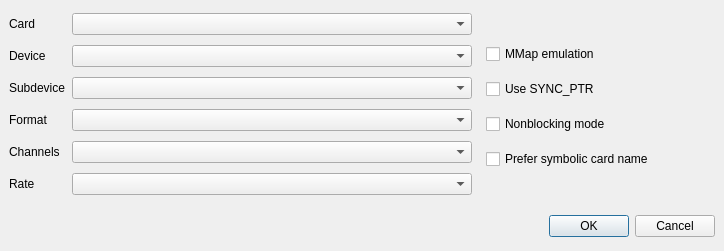
<?xml version="1.0" encoding="UTF-8"?>
<ui version="4.0">
 <class>ZHWDialog</class>
 <widget class="QDialog" name="ZHWDialog">
  <property name="geometry">
   <rect>
    <x>0</x>
    <y>0</y>
    <width>724</width>
    <height>251</height>
   </rect>
  </property>
  <property name="windowTitle">
   <string>HW device properties</string>
  </property>
  <layout class="QGridLayout" name="_2">
   <item row="0" column="1">
    <layout class="QVBoxLayout">
     <property name="spacing">
      <number>6</number>
     </property>
     <property name="leftMargin">
      <number>0</number>
     </property>
     <property name="topMargin">
      <number>0</number>
     </property>
     <property name="rightMargin">
      <number>0</number>
     </property>
     <property name="bottomMargin">
      <number>0</number>
     </property>
     <item>
      <spacer>
       <property name="orientation">
        <enum>Qt::Vertical</enum>
       </property>
       <property name="sizeHint" stdset="0">
        <size>
         <width>20</width>
         <height>40</height>
        </size>
       </property>
      </spacer>
     </item>
     <item>
      <layout class="QVBoxLayout">
       <property name="spacing">
        <number>15</number>
       </property>
       <property name="leftMargin">
        <number>8</number>
       </property>
       <property name="topMargin">
        <number>8</number>
       </property>
       <property name="rightMargin">
        <number>8</number>
       </property>
       <property name="bottomMargin">
        <number>8</number>
       </property>
       <item>
        <widget class="QCheckBox" name="alMMap">
         <property name="minimumSize">
          <size>
           <width>170</width>
           <height>0</height>
          </size>
         </property>
         <property name="maximumSize">
          <size>
           <width>170</width>
           <height>16777215</height>
          </size>
         </property>
         <property name="text">
          <string>MMap emulation</string>
         </property>
        </widget>
       </item>
       <item>
        <widget class="QCheckBox" name="alSyncPtr">
         <property name="text">
          <string>Use SYNC_PTR</string>
         </property>
        </widget>
       </item>
       <item>
        <widget class="QCheckBox" name="alNonblock">
         <property name="text">
          <string>Nonblocking mode</string>
         </property>
        </widget>
       </item>
       <item>
        <widget class="QCheckBox" name="alPreferSymbolicName">
         <property name="text">
          <string>Prefer symbolic card name</string>
         </property>
        </widget>
       </item>
      </layout>
     </item>
     <item>
      <spacer>
       <property name="orientation">
        <enum>Qt::Vertical</enum>
       </property>
       <property name="sizeHint" stdset="0">
        <size>
         <width>20</width>
         <height>40</height>
        </size>
       </property>
      </spacer>
     </item>
    </layout>
   </item>
   <item row="0" column="0">
    <layout class="QVBoxLayout">
     <property name="spacing">
      <number>6</number>
     </property>
     <property name="leftMargin">
      <number>0</number>
     </property>
     <property name="topMargin">
      <number>0</number>
     </property>
     <property name="rightMargin">
      <number>0</number>
     </property>
     <property name="bottomMargin">
      <number>0</number>
     </property>
     <item>
      <layout class="QHBoxLayout">
       <property name="spacing">
        <number>6</number>
       </property>
       <property name="leftMargin">
        <number>0</number>
       </property>
       <property name="topMargin">
        <number>0</number>
       </property>
       <property name="rightMargin">
        <number>0</number>
       </property>
       <property name="bottomMargin">
        <number>0</number>
       </property>
       <item>
        <widget class="QLabel" name="label">
         <property name="text">
          <string>Card</string>
         </property>
         <property name="buddy">
          <cstring>alCard</cstring>
         </property>
        </widget>
       </item>
       <item>
        <widget class="QComboBox" name="alCard">
         <property name="minimumSize">
          <size>
           <width>400</width>
           <height>0</height>
          </size>
         </property>
        </widget>
       </item>
      </layout>
     </item>
     <item>
      <layout class="QHBoxLayout">
       <property name="spacing">
        <number>6</number>
       </property>
       <property name="leftMargin">
        <number>0</number>
       </property>
       <property name="topMargin">
        <number>0</number>
       </property>
       <property name="rightMargin">
        <number>0</number>
       </property>
       <property name="bottomMargin">
        <number>0</number>
       </property>
       <item>
        <widget class="QLabel" name="label_2">
         <property name="text">
          <string>Device</string>
         </property>
         <property name="buddy">
          <cstring>alDevice</cstring>
         </property>
        </widget>
       </item>
       <item>
        <widget class="QComboBox" name="alDevice">
         <property name="minimumSize">
          <size>
           <width>400</width>
           <height>0</height>
          </size>
         </property>
        </widget>
       </item>
      </layout>
     </item>
     <item>
      <layout class="QHBoxLayout">
       <property name="spacing">
        <number>6</number>
       </property>
       <property name="leftMargin">
        <number>0</number>
       </property>
       <property name="topMargin">
        <number>0</number>
       </property>
       <property name="rightMargin">
        <number>0</number>
       </property>
       <property name="bottomMargin">
        <number>0</number>
       </property>
       <item>
        <widget class="QLabel" name="label_3">
         <property name="text">
          <string>Subdevice</string>
         </property>
         <property name="buddy">
          <cstring>alSubdevice</cstring>
         </property>
        </widget>
       </item>
       <item>
        <widget class="QComboBox" name="alSubdevice">
         <property name="minimumSize">
          <size>
           <width>400</width>
           <height>0</height>
          </size>
         </property>
        </widget>
       </item>
      </layout>
     </item>
     <item>
      <layout class="QHBoxLayout">
       <property name="spacing">
        <number>6</number>
       </property>
       <property name="leftMargin">
        <number>0</number>
       </property>
       <property name="topMargin">
        <number>0</number>
       </property>
       <property name="rightMargin">
        <number>0</number>
       </property>
       <property name="bottomMargin">
        <number>0</number>
       </property>
       <item>
        <widget class="QLabel" name="label_4">
         <property name="text">
          <string>Format</string>
         </property>
         <property name="buddy">
          <cstring>alFormat</cstring>
         </property>
        </widget>
       </item>
       <item>
        <widget class="QComboBox" name="alFormat">
         <property name="minimumSize">
          <size>
           <width>400</width>
           <height>0</height>
          </size>
         </property>
        </widget>
       </item>
      </layout>
     </item>
     <item>
      <layout class="QHBoxLayout">
       <property name="spacing">
        <number>6</number>
       </property>
       <property name="leftMargin">
        <number>0</number>
       </property>
       <property name="topMargin">
        <number>0</number>
       </property>
       <property name="rightMargin">
        <number>0</number>
       </property>
       <property name="bottomMargin">
        <number>0</number>
       </property>
       <item>
        <widget class="QLabel" name="label_5">
         <property name="text">
          <string>Channels</string>
         </property>
         <property name="buddy">
          <cstring>alChannels</cstring>
         </property>
        </widget>
       </item>
       <item>
        <widget class="QComboBox" name="alChannels">
         <property name="minimumSize">
          <size>
           <width>400</width>
           <height>0</height>
          </size>
         </property>
        </widget>
       </item>
      </layout>
     </item>
     <item>
      <layout class="QHBoxLayout">
       <property name="spacing">
        <number>6</number>
       </property>
       <property name="leftMargin">
        <number>0</number>
       </property>
       <property name="topMargin">
        <number>0</number>
       </property>
       <property name="rightMargin">
        <number>0</number>
       </property>
       <property name="bottomMargin">
        <number>0</number>
       </property>
       <item>
        <widget class="QLabel" name="label_6">
         <property name="text">
          <string>Rate</string>
         </property>
         <property name="buddy">
          <cstring>alRate</cstring>
         </property>
        </widget>
       </item>
       <item>
        <widget class="QComboBox" name="alRate">
         <property name="minimumSize">
          <size>
           <width>400</width>
           <height>0</height>
          </size>
         </property>
        </widget>
       </item>
      </layout>
     </item>
    </layout>
   </item>
   <item row="1" column="0" colspan="2">
    <layout class="QHBoxLayout">
     <property name="spacing">
      <number>6</number>
     </property>
     <property name="leftMargin">
      <number>0</number>
     </property>
     <property name="topMargin">
      <number>0</number>
     </property>
     <property name="rightMargin">
      <number>0</number>
     </property>
     <property name="bottomMargin">
      <number>0</number>
     </property>
     <item>
      <spacer>
       <property name="orientation">
        <enum>Qt::Horizontal</enum>
       </property>
       <property name="sizeHint" stdset="0">
        <size>
         <width>131</width>
         <height>31</height>
        </size>
       </property>
      </spacer>
     </item>
     <item>
      <widget class="QPushButton" name="okButton">
       <property name="text">
        <string>OK</string>
       </property>
      </widget>
     </item>
     <item>
      <widget class="QPushButton" name="cancelButton">
       <property name="text">
        <string>Cancel</string>
       </property>
      </widget>
     </item>
    </layout>
   </item>
  </layout>
 </widget>
 <layoutdefault spacing="6" margin="9"/>
 <tabstops>
  <tabstop>alCard</tabstop>
  <tabstop>alDevice</tabstop>
  <tabstop>alSubdevice</tabstop>
  <tabstop>alFormat</tabstop>
  <tabstop>alChannels</tabstop>
  <tabstop>alRate</tabstop>
  <tabstop>alMMap</tabstop>
  <tabstop>alSyncPtr</tabstop>
  <tabstop>alNonblock</tabstop>
  <tabstop>alPreferSymbolicName</tabstop>
  <tabstop>okButton</tabstop>
  <tabstop>cancelButton</tabstop>
 </tabstops>
 <resources/>
 <connections>
  <connection>
   <sender>okButton</sender>
   <signal>clicked()</signal>
   <receiver>ZHWDialog</receiver>
   <slot>accept()</slot>
   <hints>
    <hint type="sourcelabel">
     <x>627</x>
     <y>236</y>
    </hint>
    <hint type="destinationlabel">
     <x>96</x>
     <y>250</y>
    </hint>
   </hints>
  </connection>
  <connection>
   <sender>cancelButton</sender>
   <signal>clicked()</signal>
   <receiver>ZHWDialog</receiver>
   <slot>reject()</slot>
   <hints>
    <hint type="sourcelabel">
     <x>713</x>
     <y>236</y>
    </hint>
    <hint type="destinationlabel">
     <x>179</x>
     <y>250</y>
    </hint>
   </hints>
  </connection>
 </connections>
</ui>
